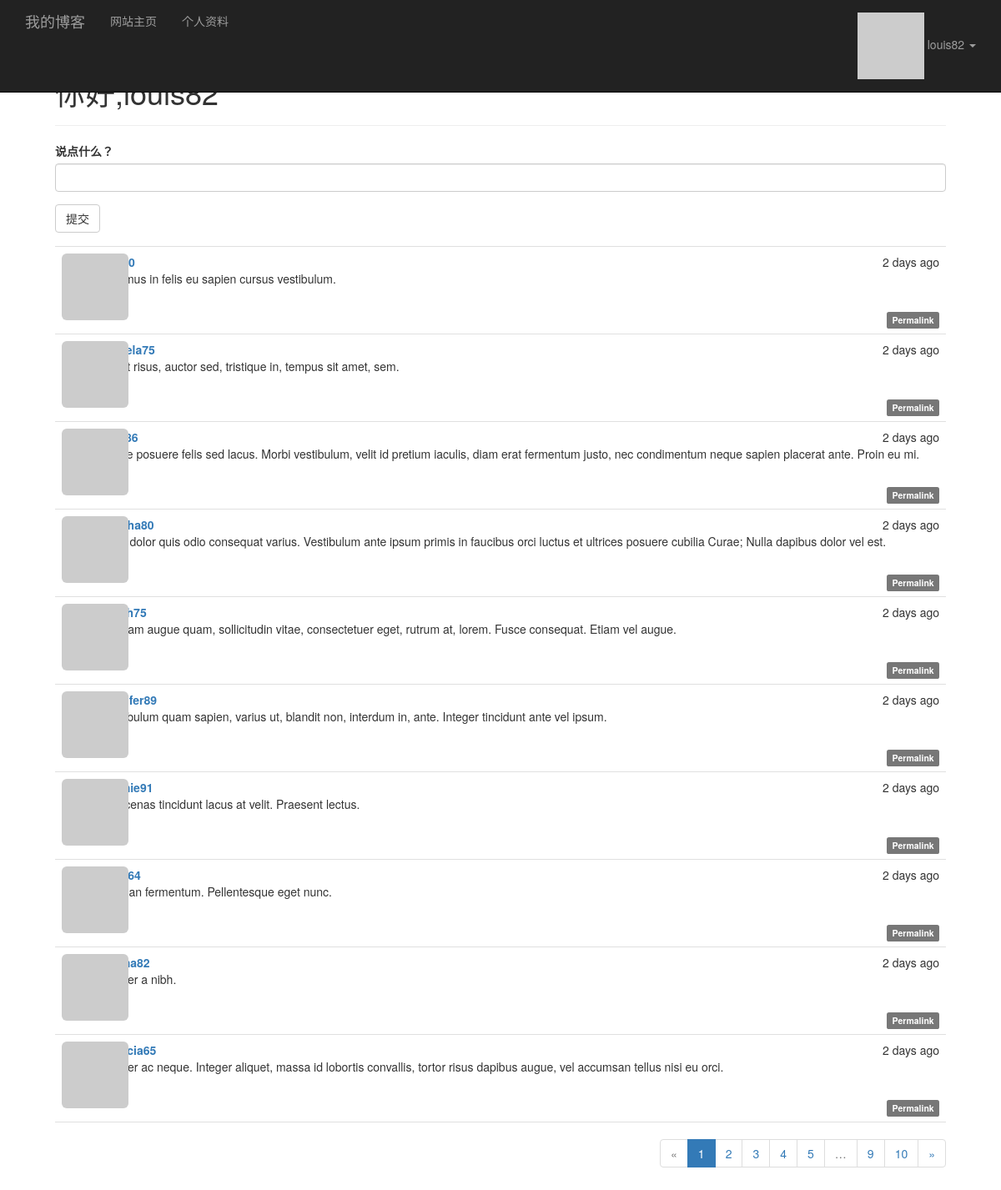
The page / (signed in) on the database its author committed.
### app/models.py (models this page shows, shortened)
class User(UserMixin, db.Model):
    __tablename__ = 'users'
    id =db.Column(db.Integer, primary_key=True)
    email = db.Column(db.String(64), unique=True, index=True)
    username = db.Column(db.String(64), unique=True, index=True)
    role_id = db.Column(db.Integer, db.ForeignKey('roles.id'))
    posts=db.relationship('Post',backref='author',lazy='dynamic')
    password_hash = db.Column(db.String(128))
    name=db.Column(db.String(64))
    location=db.Column(db.String(64))
    about_me=db.Column(db.Text())
    member_since=db.Column(db.DateTime(),default=datetime.utcnow)
    last_seen=db.Column(db.DateTime(),default=datetime.utcnow)
    confirmed=db.Column(db.Boolean,default=False)
    avatar_hash = db.Column(db.String(32))
    followed = db.relationship('Follow',
                               foreign_keys=[Follow.follower_id],
                               backref=db.backref('follower', lazy='joined'),
                               lazy='dynamic',
                               cascade='all, delete-orphan')
    followers = db.relationship('Follow',
                                foreign_keys=[Follow.followed_id],
                                backref=db.backref('followed', lazy='joined'),
                                lazy='dynamic',
                                cascade='all, delete-orphan')
    def ping(self):
        self.last_seen=datetime.utcnow()
        db.session.add(self)
    def gravatar(self,size=100,default='identicon',rating='g'):
        if request.is_secure:
            url='https://secure.gravatar.com/avatar'
        else:
            url='http://www.gravatar.com/avatar'
        hash=hashlib.md5(self.email.encode('utf-8')).hexdigest()
        return '{url}/{hash}?s={size}&d={default}&r={rating}'.format(url=url,hash=hash,size=size,default=default,rating=rating)
    def can(self,permissions):
        return self.role is not None and \
               (self.role.permissions & permissions)==permissions
    def is_administrator(self):
        return self.can(Permission.ADMINISTER)
    @property
    def password(self):
        raise AttributeError('password is not a readable attribute')

class Post(db.Model):
    __tablename__='posts'
    id=db.Column(db.Integer,primary_key=True)
    body=db.Column(db.Text)
    timestamp=db.Column(db.DateTime,index=True,default=datetime.utcnow)
    author_id=db.Column(db.Integer,db.ForeignKey('users.id'))
    body_html=db.Column(db.Text)

### app/main/views.py (the view)
@main.route('/',methods=['GET','POST'])
def index():
    if current_user.is_authenticated:
        form=PostForm()
        if current_user.can(Permission.WRITE_ARTICLES) and form.validate_on_submit():
            post=Post(body=form.body.data,author=current_user._get_current_object())
            db.session.add(post)
            return redirect(url_for('.index'))
        posts=Post.query.order_by(Post.timestamp.desc()).all()
        page = request.args.get('page', 1, type=int)
        pagination=Post.query.order_by(Post.timestamp.desc()).paginate(page,per_page=current_app.config['FLASKY_POSTS_PER_PAGE'],error_out=True)
        posts=pagination.items
        return render_template('index.html',form=form,posts=posts,pagination=pagination)
    return render_template('indexforstranger.html')

### app/main/forms.py
class PostForm(Form):
	body=PageDownField(u'说点什么？',validators=[Required()])
	submit=SubmitField(u'提交')

### app/auth/views.py (called while the page is built)
@auth.before_app_request
def before_request():
	if current_user.is_authenticated:
		current_user.ping()
		if not current_user.confirmed \
			and request.endpoint[:5] != 'auth.' \
			and request.endpoint != 'static':
			return redirect(url_for('auth.unconfirmed'))

### app/main/__init__.py (called while the page is built)
@main.app_context_processor
def inject_permissions():
    return dict(Permission=Permission)

### app/models.py (called while the page is built)
@login_manager.user_loader
def load_user(user_id):
    return User.query.get(int(user_id))

### app/templates/index.html (shortened to what this page needs)
{% extends "base.html" %}
{% import "bootstrap/wtf.html" as wtf %}
{% import "_macros.html" as macros %}
{% block page_content %}
<div class="page-header">
    <h1>你好,{% if current_user.is_authenticated %}{{current_user.username}}{% else %}陌生人{% endif %}</h1>
</div>
<div>
    {% if current_user.can(Permission.WRITE_ARTICLES) %}
    {{ wtf.quick_form(form) }}
    {% endif %}
</div>
{% include '_posts.html' %}
    {% if pagination %}
    <div class="pagination">
    {{ macros.pagination_widget(pagination,'.index') }}
    </div>
    {% endif %}
{% endblock %}

### app/templates/base.html (shortened to what this page needs)
{% extends "bootstrap/base.html" %}
{% block head %}
{{ super() }}
<link rel="stylesheet" type="text/css" href="{{ url_for('static', filename='styles.css') }}">
{% endblock %}
{% block navbar %}
<div class="navbar navbar-inverse navbar-fixed-top" role="navigation">
    <div class="container">
        <div class="navbar-header">
            <a class="navbar-brand" href="{{ url_for('main.index') }}">我的博客</a>
        </div>
        <div class="navbar-collapse collapse">
            <ul class="nav navbar-nav">
                <li><a href="{{ url_for('main.index') }}">网站主页</a></li>
                {% if current_user.is_authenticated %}
                <li><a href="{{ url_for('main.user', username=current_user.username) }}">个人资料</a></li>
                {% endif %}
            </ul>
            <ul class="nav navbar-nav navbar-right">
                {% if current_user.is_authenticated %}
                    <li class="dropdown">
                    <a href="#" class="dropdown-toggle" data-toggle="dropdown">
                        <img src="{{ current_user.gravatar(size=18) }}">
                        {{current_user.username}} <b class="caret"></b>
                    </a>
                    </li>
                {% else %}
                <li><a href="{{url_for('auth.login')}}">登录</a></li>
                {% endif %}
            </ul>
        </div>
    </div>
</div>
{% endblock %}
{% block content %}
<div class="container" style="padding:51px;">
    {% block page_content %}{% endblock %}
</div>
{% endblock %}

### app/templates/_macros.html
{% macro pagination_widget(pagination, endpoint, fragment='') %}
<ul class="pagination">
    <li{% if not pagination.has_prev %} class="disabled"{% endif %}>
        <a href="{% if pagination.has_prev %}{{ url_for(endpoint, page=pagination.prev_num, **kwargs) }}{{ fragment }}{% else %}#{% endif %}">
            &laquo;
        </a>
    </li>
    {% for p in pagination.iter_pages() %}
        {% if p %}
            {% if p == pagination.page %}
            <li class="active">
                <a href="{{ url_for(endpoint, page = p, **kwargs) }}{{ fragment }}">{{ p }}</a>
            </li>
            {% else %}
            <li>
                <a href="{{ url_for(endpoint, page = p, **kwargs) }}{{ fragment }}">{{ p }}</a>
            </li>
            {% endif %}
        {% else %}
        <li class="disabled"><a href="#">&hellip;</a></li>
        {% endif %}
    {% endfor %}
    <li{% if not pagination.has_next %} class="disabled"{% endif %}>
        <a href="{% if pagination.has_next %}{{ url_for(endpoint, page=pagination.next_num, **kwargs) }}{{ fragment }}{% else %}#{% endif %}">
            &raquo;
        </a>
    </li>
</ul>
{% endmacro %}

### app/templates/_posts.html (shortened to what this page needs)
    <ul class="posts">
    {% for post in posts %}
    <li class="post">
        <div class="post-thumbnail">
            <a href="{{ url_for('.user',username=post.author.username) }}">
                <img class="img-rounded profile-thumbnail" src="{{ post.author.gravatar(size=40) }}">
            </a>
        </div>
        <div class="post-date">{{ moment(post.timestamp).fromNow() }}</div>
        <div class="post-author">
            <a href="{{ url_for('.user',username=post.author.username) }}">
                {{ post.author.username }}
            </a>
        </div>
        <div class="post-content">
                {% if post.body_html %}
                    {{ post.body_html | safe }}
                {% else %}
                    {{ post.body }}
                {% endif %}
        </div>
        <div class="post-footer">
            <a href="{{ url_for('.post',id=post.id) }}">
                <span class="label label-default">Permalink</span>
            </a>
        </div>
    </li>
    {% endfor %}
    </ul>

### app/static/styles.css (style rules this page uses)
.profile-thumbnail { position: absolute; }
ul.posts { list-style-type: none; padding: 0px; margin: 16px 0px 0px 0px; border-top: 1px solid #e0e0e0; }
ul.posts li.post { padding: 8px; border-bottom: 1px solid #e0e0e0; }
div.post-date { float: right; }
div.post-author { margin-left: 48px; font-weight: bold; }
div.post-thumbnail { position: absolute; }
div.post-content { margin-left: 48px; min-height: 48px; }
div.post-footer { text-align: right; }
div.pagination { width: 100%; text-align: right; padding: 0px; margin: 0px; }

### rows shown on the page
User: username "louis82"
Post: timestamp "2 days ago", body_html "Vivamus in felis eu sapien cursus vestibulum."
Post: timestamp "2 days ago", body_html "In est risus, auctor sed, tristique in, tempus sit amet, sem."
Post: timestamp "2 days ago", body_html "Fusce posuere felis sed lacus. Morbi vestibulum, velit id pretium iaculis, diam erat fermentum justo, nec condimentum neque sapien placerat ante. Proin eu mi."
Post: timestamp "2 days ago", body_html "Ut at dolor quis odio consequat varius. Vestibulum ante ipsum primis in faucibus orci luctus et ultrices posuere cubilia Curae; Nulla dapibus dolor vel est."
Post: timestamp "2 days ago", body_html "Aliquam augue quam, sollicitudin vitae, consectetuer eget, rutrum at, lorem. Fusce consequat. Etiam vel augue."
Post: timestamp "2 days ago", author.username "jennifer89", body_html "Vestibulum quam sapien, varius ut, blandit non, interdum in, ante. Integer tincidunt ante vel ipsum."
Post: timestamp "2 days ago", body_html "Maecenas tincidunt lacus at velit. Praesent lectus."
Post: timestamp "2 days ago", body_html "Aenean fermentum. Pellentesque eget nunc."
Post: timestamp "2 days ago", body_html "Integer a nibh."
Post: timestamp "2 days ago", author.username "patricia65", body_html "Integer ac neque. Integer aliquet, massa id lobortis convallis, tortor risus dapibus augue, vel accumsan tellus nisi eu orci."

### other values the page prints
{{ p }} "1"
{{ p }} "2" "3" "4" "5" "9" "10"
